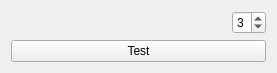
<?xml version="1.0" encoding="UTF-8"?>
<ui version="4.0">
 <class>MainWindow</class>
 <widget class="QWidget" name="MainWindow">
  <property name="geometry">
   <rect>
    <x>0</x>
    <y>0</y>
    <width>277</width>
    <height>69</height>
   </rect>
  </property>
  <property name="windowTitle">
   <string>Time Widget Tester</string>
  </property>
  <layout class="QVBoxLayout" name="verticalLayout">
   <item>
    <layout class="QHBoxLayout" name="horizontalLayout">
     <item>
      <widget class="simQt::TimeWidget" name="timeWidget">
       <property name="Label">
        <string>Time: </string>
       </property>
      </widget>
     </item>
     <item>
      <widget class="QSpinBox" name="precisionSpinBox">
       <property name="sizePolicy">
        <sizepolicy hsizetype="Fixed" vsizetype="Fixed">
         <horstretch>0</horstretch>
         <verstretch>0</verstretch>
        </sizepolicy>
       </property>
       <property name="minimum">
        <number>1</number>
       </property>
       <property name="maximum">
        <number>6</number>
       </property>
       <property name="value">
        <number>3</number>
       </property>
      </widget>
     </item>
    </layout>
   </item>
   <item>
    <widget class="QPushButton" name="testButton">
     <property name="text">
      <string>Test</string>
     </property>
    </widget>
   </item>
  </layout>
 </widget>
 <customwidgets>
  <customwidget>
   <class>simQt::TimeWidget</class>
   <extends>QWidget</extends>
   <header>simQt/TimeWidget.h</header>
  </customwidget>
 </customwidgets>
 <resources/>
 <connections/>
</ui>
